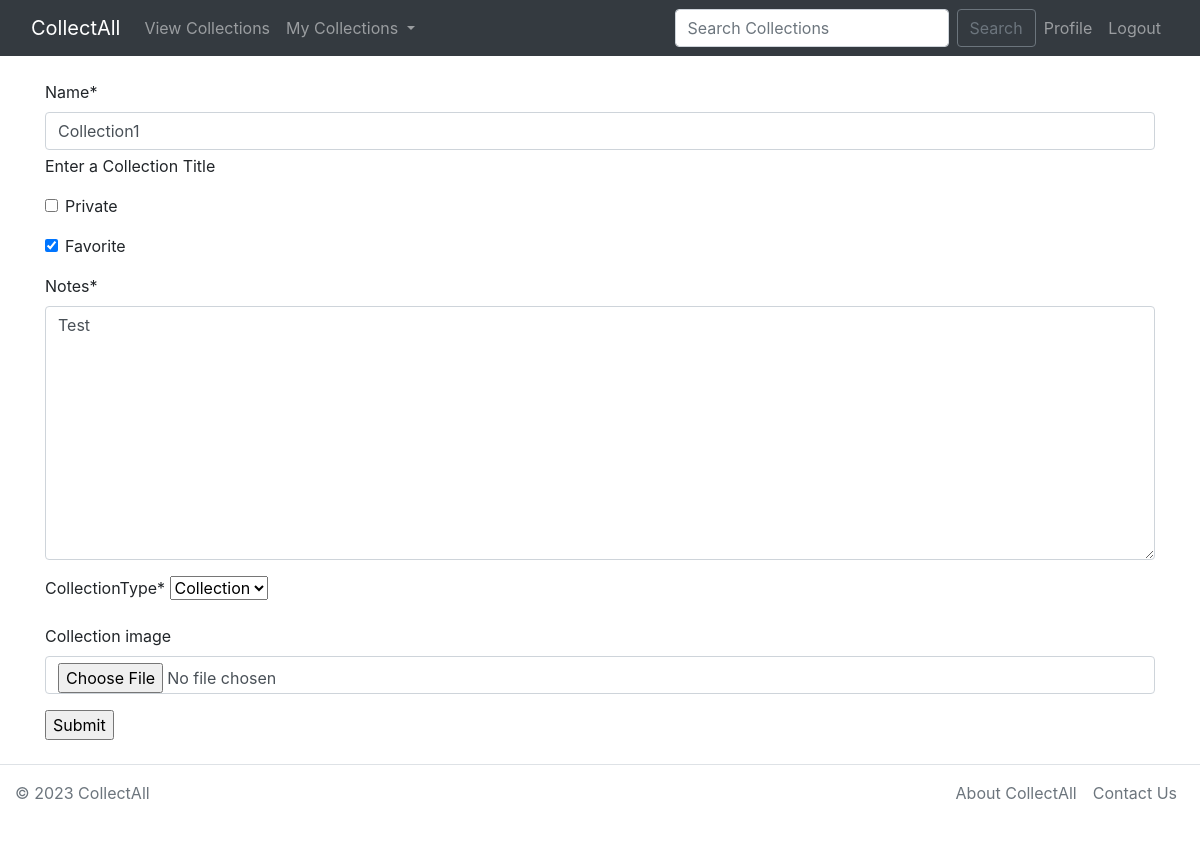
Page /collection/1/update/ (signed in) on the committed database.
### CollectAll/models.py (models this page shows, shortened)
class Collection(models.Model):
    name = models.CharField(max_length=200, help_text='Enter a Collection Title')
    private = models.BooleanField()
    favorite = models.BooleanField()
    notes = models.TextField()
    collectionType = models.ForeignKey('CollectionType', on_delete=models.RESTRICT, null=True)
    siteUser = models.ForeignKey('SiteUser', on_delete=models.RESTRICT, null=True)
    parent = models.ForeignKey('Collection', on_delete=models.RESTRICT, null=True, blank=True)
    collection_image = models.ImageField(upload_to='images/', null=True, blank=True)
    categories = models.ManyToManyField('Category', related_name='collections', blank=True)
    comments = models.ManyToManyField('Comment', related_name='collection_comments', blank=True)
    class Meta:
        ordering = ['name']

class CollectionType(models.Model):
    name = models.CharField(max_length=200)
    def __str__(self):
        return self.name

### CollectAll/views.py (the view)
# urls.py: path('collection/<int:pk>/update/', views.CollectionUpdate.as_view(), name='collection_update'),
class CollectionUpdate(LoginRequiredMixin, UpdateView):
	model = Collection
	fields = ['name', 'private', 'favorite', 'notes', 'collectionType', 'collection_image']

### CollectAll/models.py (called while the page is built)
    def get_absolute_url(self):
        return reverse('profile', args=[str(self.id)])

### CollectAll/templates/CollectAll/collection_form.html (shortened to what this page needs)
{% extends "CollectAll/base.html" %}
{% load crispy_forms_tags %}
{% load crispy_forms_filters %}
{% block content %}
    {% if collection and collection.siteUser == user or collection == None and user.is_authenticated %}
        <form action="" method="POST" enctype="multipart/form-data">
            {{ form|crispy }}
            <input type="submit" value="Submit"/>
        </form>
    {% else %}
        You are not authorized to alter this collection.
        <a href="{% url 'index' %}">Home</a>
    {% endif %}
{% endblock %}

### rows in the picture
Collection: name "Collection1", favorite "☑", notes "Test", collectionType "Collection"
